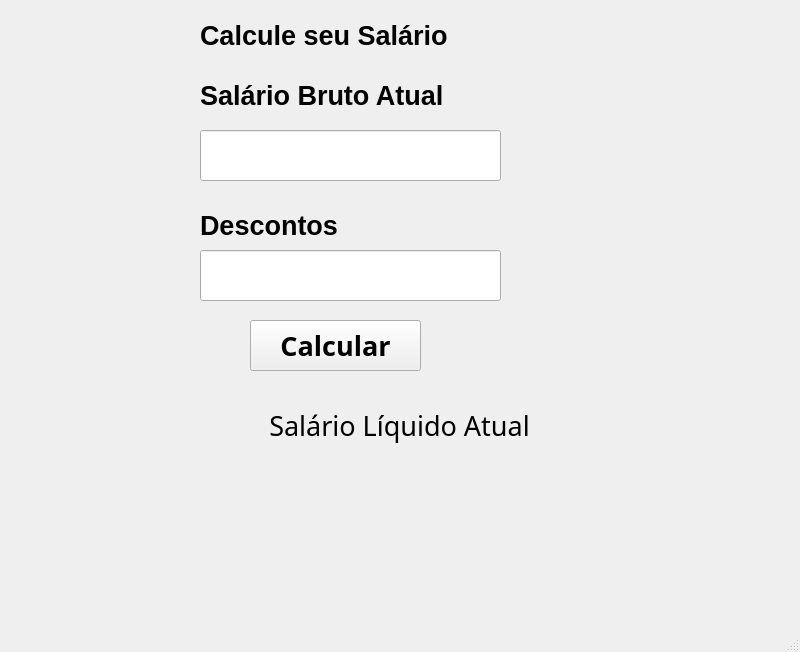
<?xml version="1.0" encoding="UTF-8"?>
<ui version="4.0">
 <class>MainWindow</class>
 <widget class="QMainWindow" name="MainWindow">
  <property name="geometry">
   <rect>
    <x>0</x>
    <y>0</y>
    <width>800</width>
    <height>652</height>
   </rect>
  </property>
  <property name="font">
   <font>
    <family>Arial Black</family>
    <pointsize>20</pointsize>
    <weight>75</weight>
    <bold>true</bold>
   </font>
  </property>
  <property name="windowTitle">
   <string>MainWindow</string>
  </property>
  <widget class="QWidget" name="centralwidget">
   <widget class="QLabel" name="lblTitle">
    <property name="geometry">
     <rect>
      <x>200</x>
      <y>10</y>
      <width>331</width>
      <height>51</height>
     </rect>
    </property>
    <property name="font">
     <font>
      <family>Arial</family>
      <pointsize>20</pointsize>
      <weight>75</weight>
      <bold>true</bold>
     </font>
    </property>
    <property name="layoutDirection">
     <enum>Qt::RightToLeft</enum>
    </property>
    <property name="autoFillBackground">
     <bool>false</bool>
    </property>
    <property name="text">
     <string>Calcule seu Salário</string>
    </property>
   </widget>
   <widget class="QLabel" name="lblSalary">
    <property name="geometry">
     <rect>
      <x>200</x>
      <y>70</y>
      <width>331</width>
      <height>51</height>
     </rect>
    </property>
    <property name="font">
     <font>
      <family>Arial</family>
      <pointsize>20</pointsize>
      <weight>75</weight>
      <bold>true</bold>
     </font>
    </property>
    <property name="layoutDirection">
     <enum>Qt::RightToLeft</enum>
    </property>
    <property name="autoFillBackground">
     <bool>false</bool>
    </property>
    <property name="text">
     <string>Salário Bruto Atual</string>
    </property>
   </widget>
   <widget class="QLabel" name="lblDiscounts">
    <property name="geometry">
     <rect>
      <x>200</x>
      <y>200</y>
      <width>331</width>
      <height>51</height>
     </rect>
    </property>
    <property name="font">
     <font>
      <family>Arial</family>
      <pointsize>20</pointsize>
      <weight>75</weight>
      <bold>true</bold>
     </font>
    </property>
    <property name="layoutDirection">
     <enum>Qt::RightToLeft</enum>
    </property>
    <property name="autoFillBackground">
     <bool>false</bool>
    </property>
    <property name="text">
     <string>Descontos</string>
    </property>
   </widget>
   <widget class="QLineEdit" name="txtSalary">
    <property name="geometry">
     <rect>
      <x>200</x>
      <y>130</y>
      <width>301</width>
      <height>51</height>
     </rect>
    </property>
   </widget>
   <widget class="QLineEdit" name="txtDiscounts">
    <property name="geometry">
     <rect>
      <x>200</x>
      <y>250</y>
      <width>301</width>
      <height>51</height>
     </rect>
    </property>
   </widget>
   <widget class="QPushButton" name="btnCalculate">
    <property name="geometry">
     <rect>
      <x>250</x>
      <y>320</y>
      <width>171</width>
      <height>51</height>
     </rect>
    </property>
    <property name="text">
     <string>Calcular</string>
    </property>
   </widget>
   <widget class="QLabel" name="lblFinalSalary">
    <property name="geometry">
     <rect>
      <x>4</x>
      <y>400</y>
      <width>791</width>
      <height>51</height>
     </rect>
    </property>
    <property name="font">
     <font>
      <family>Arial Rounded MT Bold</family>
      <pointsize>20</pointsize>
      <weight>50</weight>
      <bold>false</bold>
     </font>
    </property>
    <property name="layoutDirection">
     <enum>Qt::LeftToRight</enum>
    </property>
    <property name="text">
     <string>Salário Líquido Atual</string>
    </property>
    <property name="alignment">
     <set>Qt::AlignCenter</set>
    </property>
   </widget>
   <widget class="QLabel" name="lblResult">
    <property name="geometry">
     <rect>
      <x>10</x>
      <y>470</y>
      <width>781</width>
      <height>61</height>
     </rect>
    </property>
    <property name="text">
     <string/>
    </property>
    <property name="alignment">
     <set>Qt::AlignCenter</set>
    </property>
   </widget>
  </widget>
  <widget class="QMenuBar" name="menubar">
   <property name="geometry">
    <rect>
     <x>0</x>
     <y>0</y>
     <width>800</width>
     <height>52</height>
    </rect>
   </property>
  </widget>
  <widget class="QStatusBar" name="statusbar"/>
 </widget>
 <resources/>
 <connections/>
</ui>
